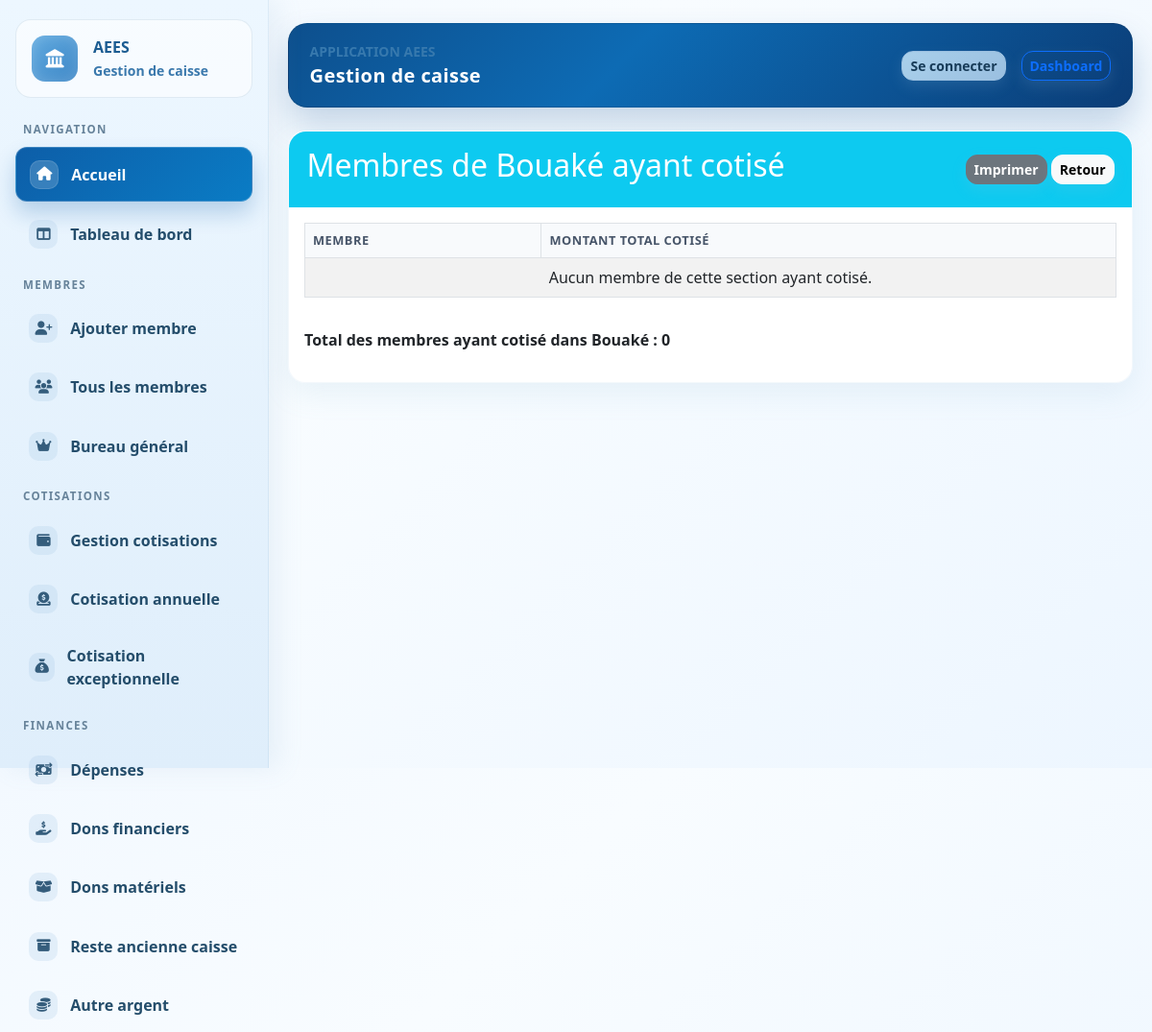
Before: /cotisations/section/3/ with the older database file.
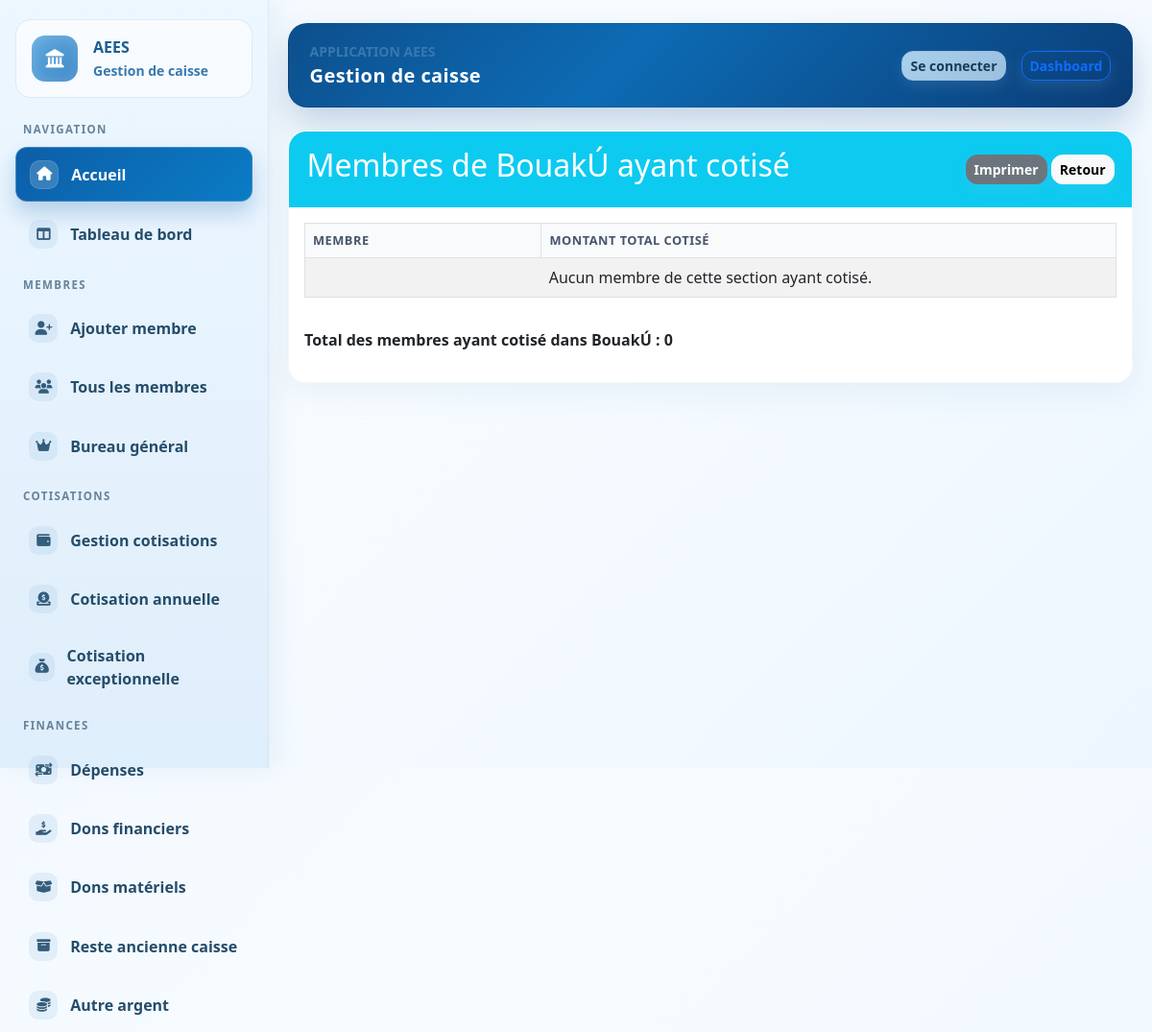
After: the same page with the newer database file.
### caisse/models.py (models this page shows, shortened)
class Section(models.Model):
    nom = models.CharField(max_length=100, unique=True)
    class Meta:
        verbose_name = 'section'
        verbose_name_plural = 'sections'

### caisse/views.py (the view)
# urls.py: path('cotisations/section/<int:section_id>/', views.cotisations_section_list, name='cotisations_section_list'),
def cotisations_section_list(request, section_id):
    from django.core.paginator import Paginator
    from django.db.models import Sum
    section = get_object_or_404(Section, pk=section_id)
    page_number = request.GET.get('page')
    cotisations_groupe = Cotisation.objects.select_related('membre__section').filter(membre__section=section).values(
        'membre', 'membre__nom', 'membre__prenom', 'membre__section__nom'
    ).annotate(total=Sum('montant')).order_by('membre__nom', 'membre__prenom')
    paginator = Paginator(cotisations_groupe, 10)
    page_obj = paginator.get_page(page_number)
    context = {
        'section': section,
        'page_obj': page_obj,
        'is_paginated': page_obj.has_other_pages(),
        'paginator': paginator,
    }
    return render(request, 'caisse/cotisations_section_list.html', context)

### caisse/templates/caisse/cotisations_section_list.html (shortened to what this page needs)
{% extends 'caisse/base.html' %}
{% block content %}
<div class="card">
    <div class="card-header bg-info text-white d-flex justify-content-between align-items-center">
        <h2>Membres de {{ section.nom }} ayant cotisé</h2>
        <div>
            <button onclick="window.print()" class="btn btn-secondary btn-sm">Imprimer</button>
            <a href="{% url 'caisse:index' %}" class="btn btn-light btn-sm">Retour</a>
        </div>
    </div>
    <div class="card-body">
        <div class="table-responsive">
            <table class="table table-striped table-bordered">
                <thead>
                    <tr>
                        <th>Membre</th>
                        <th>Montant Total Cotisé</th>
                    </tr>
                </thead>
                <tbody>
                    {% for item in page_obj %}
                    <tr>
                        <td>{{ item.membre__prenom }} {{ item.membre__nom }}</td>
                        <td class="text-success"><strong>{{ item.total|floatformat:0 }} FCFA</strong></td>
                    </tr>
                    {% empty %}
                    <tr><td colspan="2" class="text-center">Aucun membre de cette section ayant cotisé.</td></tr>
                    {% endfor %}
                </tbody>
            </table>
        </div>
        <p class="mt-3"><strong>Total des membres ayant cotisé dans {{ section.nom }} : {{ paginator.count }}</strong></p>
    </div>
</div>
{% endblock %}

Changed rows visible on the page:
changed Section: nom "Bouaké" → "BouakÚ"
